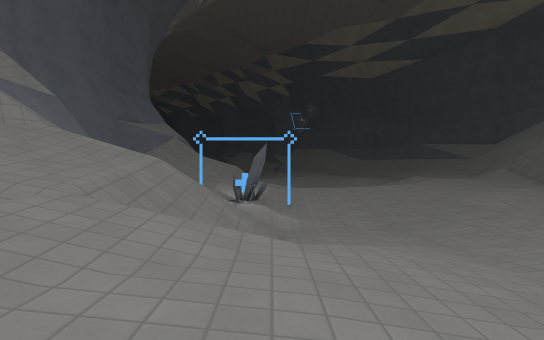
view 1 (above)

16 first-person views from a walk through a 3-D level made in the Godot game engine. The camera is 1.2 m above the floor, looks level and sees 75° across. The floor is counted in squares, 2 m on a side. Each view is taken from the middle of a square. On the plan, view 1 faces up. The plan holds only what a view shows up to about 10 squares ahead; the rest is blank. The place goes on beyond the plan. Some surface patterns are stand-ins.

view 2
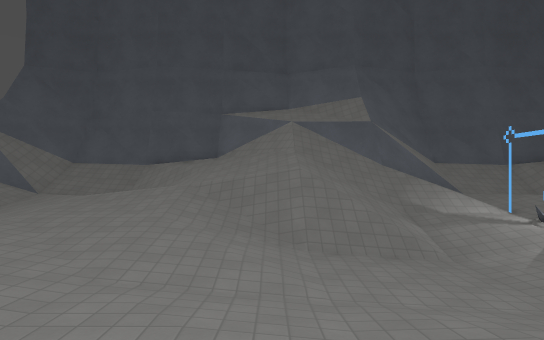

view 3
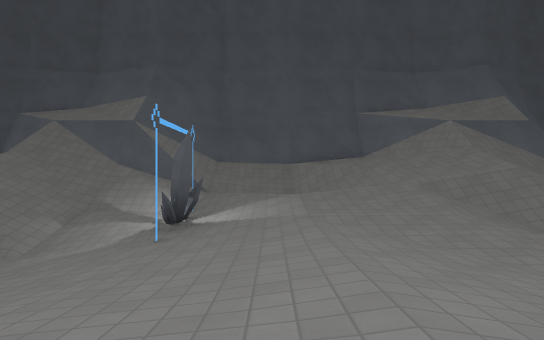

view 4
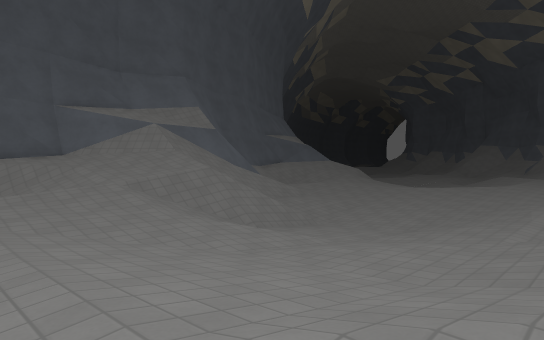

view 5
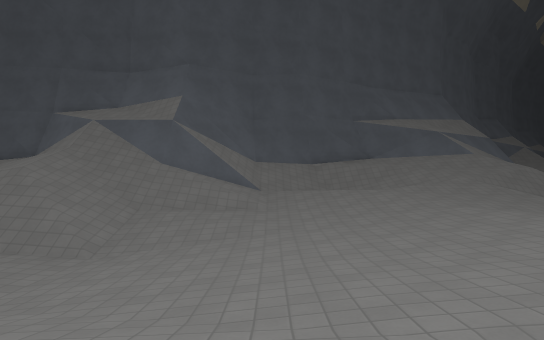

view 6
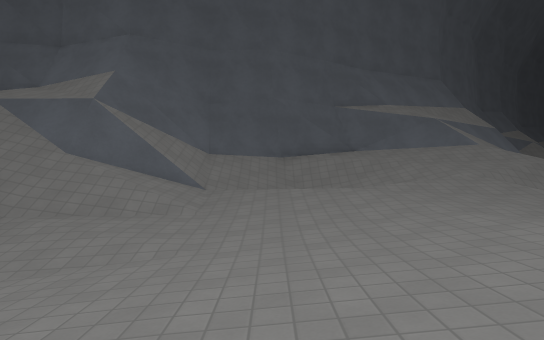

view 7
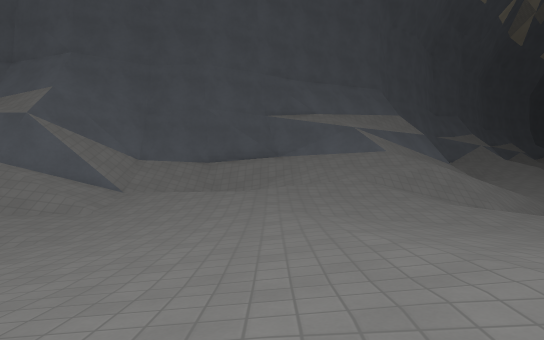

view 8
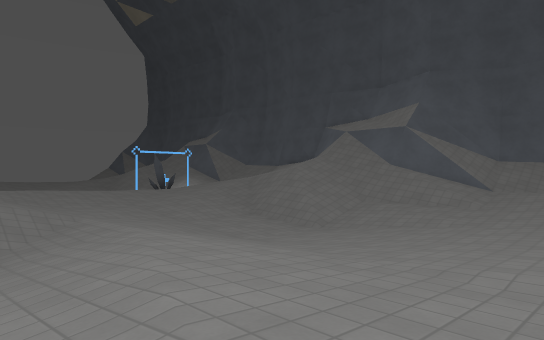

view 9
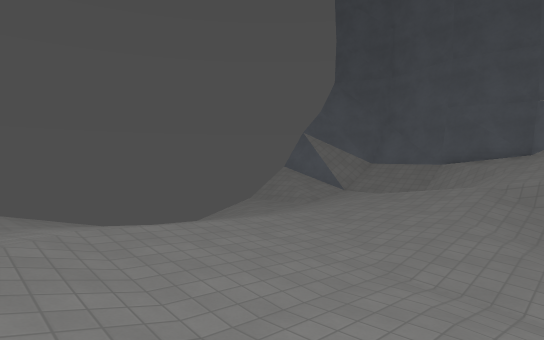

view 10
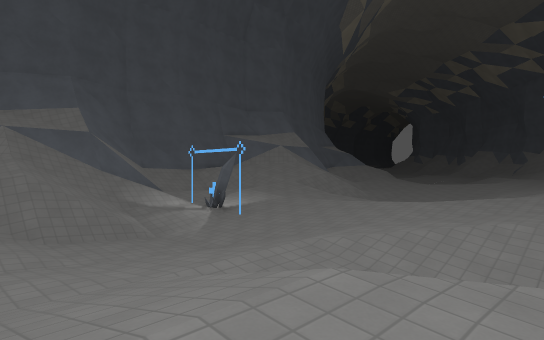

view 11
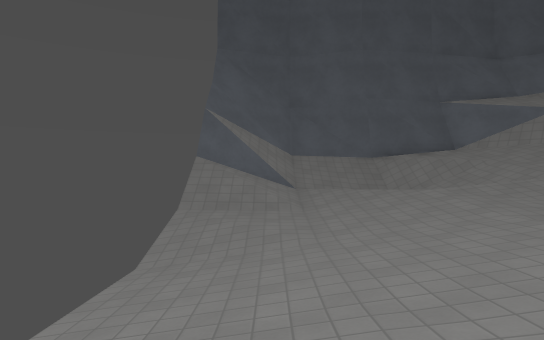

view 12
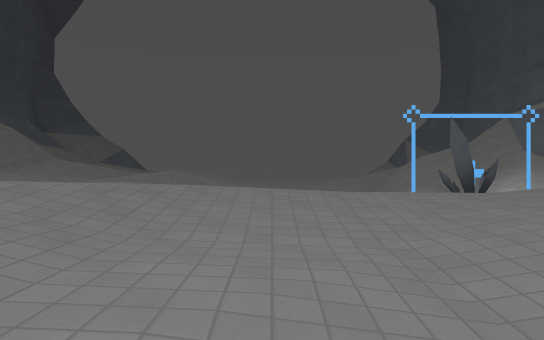

view 13
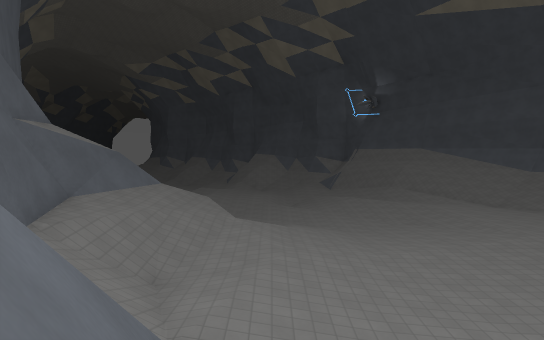

view 14
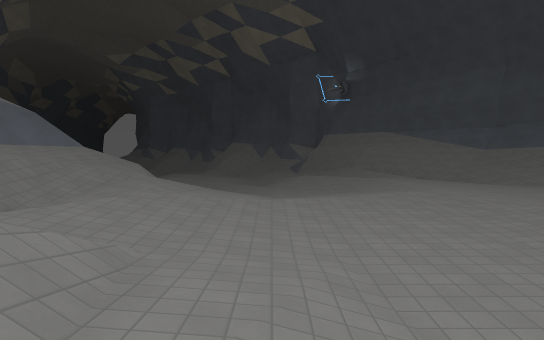

view 15
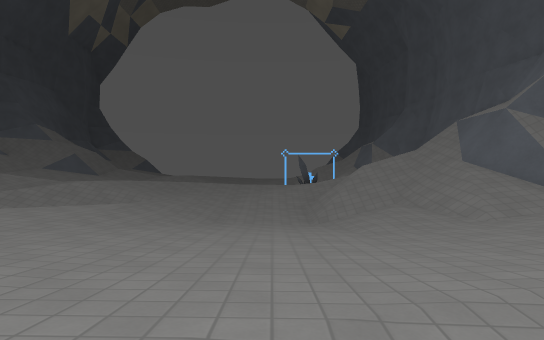

view 16
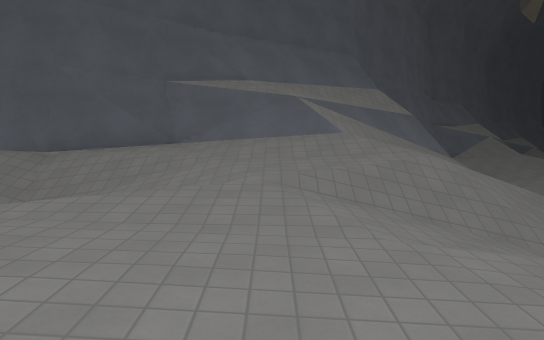

### Floor plan
Key: @ floor where view 1 was taken; # wall or solid block; . main floor; : floor 0.25 m higher than the main floor; - floor 0.25 m lower than the main floor; _ floor 0.5 m lower than the main floor; < floor 0.75 m lower than the main floor; ( floor 1 m lower than the main floor; ! floor 1.25 m lower than the main floor; + floor 1.5 m higher than the main floor; / step, stairs or slope; = window, fence, low wall or low ledge.
Columns run from 8 left of view 1 to 10 right of it. Each row starts with its distance up from view 1.
 26 #////__<__.::..
 25 #==///-__-.:...
 24 ##///:._--....
 23  #///:.--....
 22  #+/::.----.-
 21  #//.:.-__---..
 20  ##/..-_<__--.-
 19   #//-_<<<<_-._
 18   ##///_((<<--<
 17    #////!!!<-<(
 16    ##////!!<_<//
 15    #=////((<_//:
 14    #/////<<<_.:
 13    #/////_<<_.
 12    #+///.-__-/:
 11    #//::.---.:.
 10    #/.:.----....
  9    #/./#____--..
  8    #///_<<<<--/ /:
  7    #/////!(<_// .:
  6    ##////!!<_<//.//
  5    #=////((<_//:.//
  4    #/////<<<_.::
  3    #/////_<<_.::
  2    #+///.-__-/
  1    #//::.---.:
  0    #/.:.@---.
 -1    #/./_____-
 -2    #///_<<<<-
 -3    #/////!(<_
 -4    #

Positions as (right, up) in squares from view 1, and headings:
1: (0, 0), facing up
2: (5, 4), facing left
3: (5, 10), facing left
4: (5, 10), facing up-left
5: (5, 19), facing left
6: (3, 20), facing left
7: (4, 22), facing left
8: (6, 21), facing down-left
9: (5, 4), facing down-left
10: (7, 3), facing up-left
11: (4, -2), facing left
12: (3, 15), facing down
13: (-3, 16), facing up
14: (-1, 16), facing up
15: (1, 24), facing down
16: (0, 24), facing left
